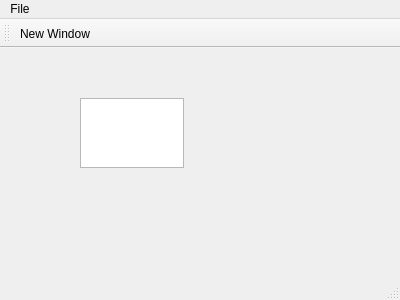
<?xml version="1.0" encoding="UTF-8"?>
<ui version="4.0">
 <class>MainWindow</class>
 <widget class="QMainWindow" name="MainWindow">
  <property name="geometry">
   <rect>
    <x>0</x>
    <y>0</y>
    <width>400</width>
    <height>300</height>
   </rect>
  </property>
  <property name="windowTitle">
   <string>MainWindow</string>
  </property>
  <widget class="QWidget" name="centralWidget">
   <widget class="QPlainTextEdit" name="plainTextEdit">
    <property name="geometry">
     <rect>
      <x>80</x>
      <y>50</y>
      <width>104</width>
      <height>70</height>
     </rect>
    </property>
   </widget>
  </widget>
  <widget class="QMenuBar" name="menuBar">
   <property name="geometry">
    <rect>
     <x>0</x>
     <y>0</y>
     <width>400</width>
     <height>19</height>
    </rect>
   </property>
   <widget class="QMenu" name="menuNew_Window">
    <property name="title">
     <string>File</string>
    </property>
    <addaction name="actionNew_Window"/>
   </widget>
   <addaction name="menuNew_Window"/>
  </widget>
  <widget class="QToolBar" name="mainToolBar">
   <attribute name="toolBarArea">
    <enum>TopToolBarArea</enum>
   </attribute>
   <attribute name="toolBarBreak">
    <bool>false</bool>
   </attribute>
   <addaction name="actionNew_Window"/>
  </widget>
  <widget class="QStatusBar" name="statusBar"/>
  <action name="actionNew_Window">
   <property name="text">
    <string>New Window</string>
   </property>
  </action>
 </widget>
 <layoutdefault spacing="6" margin="11"/>
 <resources/>
 <connections/>
</ui>
